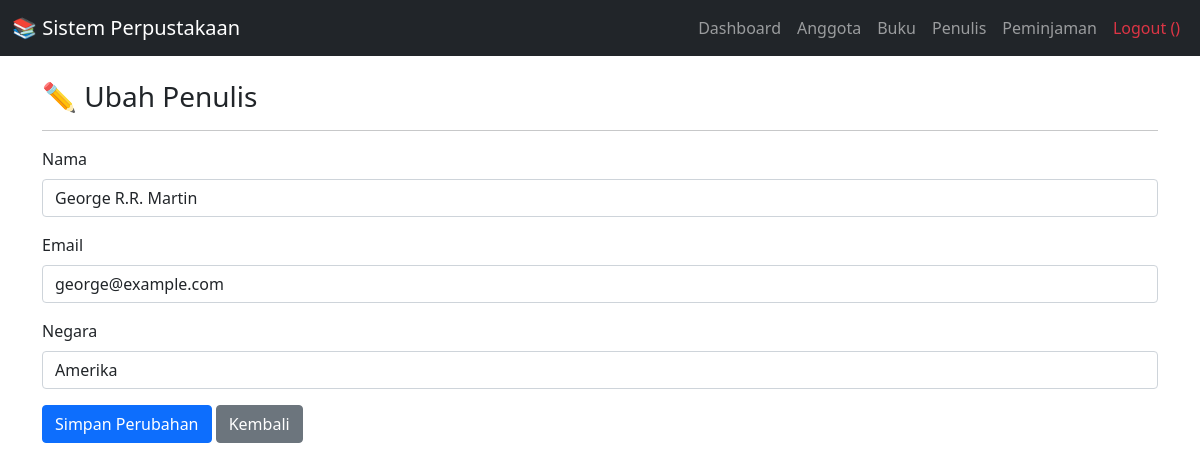
The app's page /view/penulis/edit.php?id=2 (signed in) with its own data.
### tables this page shows
CREATE TABLE penulis (
    id_penulis INT AUTO_INCREMENT PRIMARY KEY,
    nama VARCHAR(100) NOT NULL,
    email VARCHAR(100) UNIQUE,
    negara VARCHAR(50),
    created_at TIMESTAMP DEFAULT CURRENT_TIMESTAMP,
    updated_at TIMESTAMP DEFAULT CURRENT_TIMESTAMP ON UPDATE CURRENT_TIMESTAMP
);

### controller/penulis.php (called while the page is built, shortened)
<?php
class ControllerPenulis {
    private $conn;
    public function __construct($conn) {
        $this->conn = $conn;
    }
    public function getPenulisById($id) {
        $stmt = $this->conn->prepare("SELECT * FROM penulis WHERE id_penulis = ?");
        $stmt->bind_param("i", $id);
        $stmt->execute();
        return $stmt->get_result()->fetch_assoc();
    }
}
?>

### view/penulis/edit.php (the view, shortened to what this page needs)
<?php
require_once __DIR__ . '/../../database/koneksi.php';
require_once __DIR__ . '/../../controller/penulis.php';
require_once __DIR__ . '/../../layout/header.php';
require_once __DIR__ . '/../../layout/navigasi.php';
$controller = new ControllerPenulis($conn);
$id = (int)$_GET['id'];
$data = $controller->getPenulisById($id);
?>
<div class="container py-4">
    <h3>✏️ Ubah Penulis</h3>
    <hr>
    <form method="POST">
        <div class="mb-3">
            <label class="form-label">Nama</label>
            <input class="form-control" name="nama" required value="<?= htmlspecialchars($data['nama']); ?>">
        </div>
        <div class="mb-3">
            <label class="form-label">Email</label>
            <input class="form-control" name="email" type="email" value="<?= htmlspecialchars($data['email'] ?? ''); ?>">
        </div>
        <div class="mb-3">
            <label class="form-label">Negara</label>
            <input class="form-control" name="negara" value="<?= htmlspecialchars($data['negara'] ?? ''); ?>">
        </div>
        <button class="btn btn-primary" name="submit" type="submit">Simpan Perubahan</button>
        <a class="btn btn-secondary" href="index.php">Kembali</a>
    </form>
</div>
<?php require_once __DIR__ . '/../../layout/footer.php'; ?>

### records on screen
penulis: nama "George R.R. Martin", email "george@example.com", negara "Amerika"
